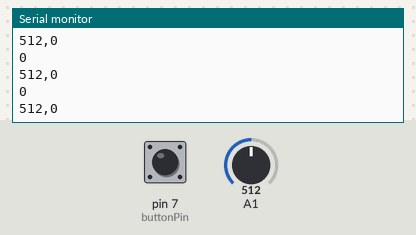
This sketch was run on a simulated Arduino Uno, built with avr-gcc and run on an emulated ATmega328P. On the bench: the last lines printed to the serial monitor. The inputs (shaded band) are chosen by the test bench; at power-on: A1 = 512, pin 7 (buttonPin) LOW.

Above: at 1.2 s.
1.3 s: A1 set to 716
At 1.51 s:
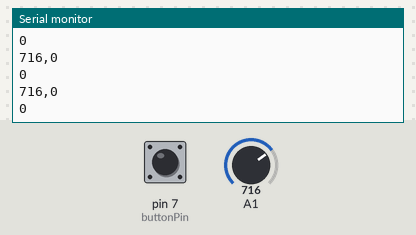
2.8 s: pin 7 (buttonPin) pulled HIGH for 0.15 s
At 2.82 s:
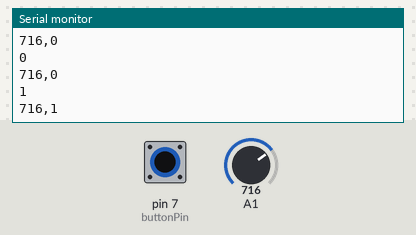
4.4 s: A1 set to 900
At 4.43 s:
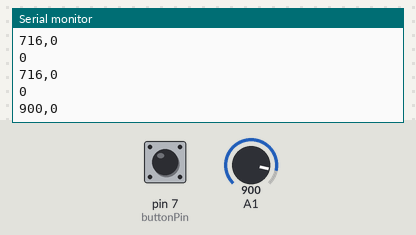
5.9 s: pin 7 (buttonPin) pulled HIGH for 1 s
At 5.93 s:
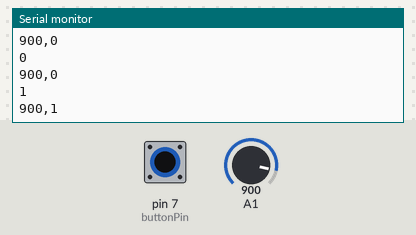
Timing chart, 0 to 8.9 s (numbered marks = the images above; inputs shaded):
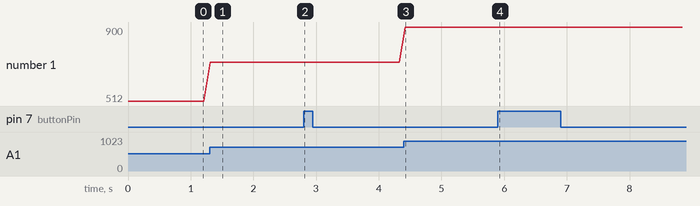

The sketch:

Final_Project.ino
```cpp
const int buttonPin = 7;
int buttonState = 0;

void setup() {
  pinMode(buttonPin, INPUT);
  Serial.begin(9600);
}

void loop() {
  buttonState = digitalRead(buttonPin);
  int sensor1 = analogRead(A1);
  int sensor2 = buttonState;

  // check if the pushbutton is pressed. If it is, the buttonState is HIGH:
  if (buttonState == HIGH) {
    Serial.println(1);
  } else {
    Serial.println(0);
  }

  // keep this format
  Serial.print(sensor1);
  Serial.print(",");  // put comma between sensor values
  Serial.print(sensor2);
  Serial.println(); // add linefeed after sending the last sensor value

  // too fast communication might cause some latency in Processing
  // this delay resolves the issue.
  delay(100);
}
```

Measured:
- after the input at 1.3 s, the serial monitor: prints a new line at once (image 1)
- after the input at 2.8 s, the serial monitor: prints a new line at once (image 2)
- after the input at 4.4 s, the serial monitor: prints a new line at once (image 3)
- after the input at 5.9 s, the serial monitor: prints a new line at once (image 4)
- plotted number 1: 512 → 716 after the input at 1.3 s, 716 → 900 after the input at 4.4 s
